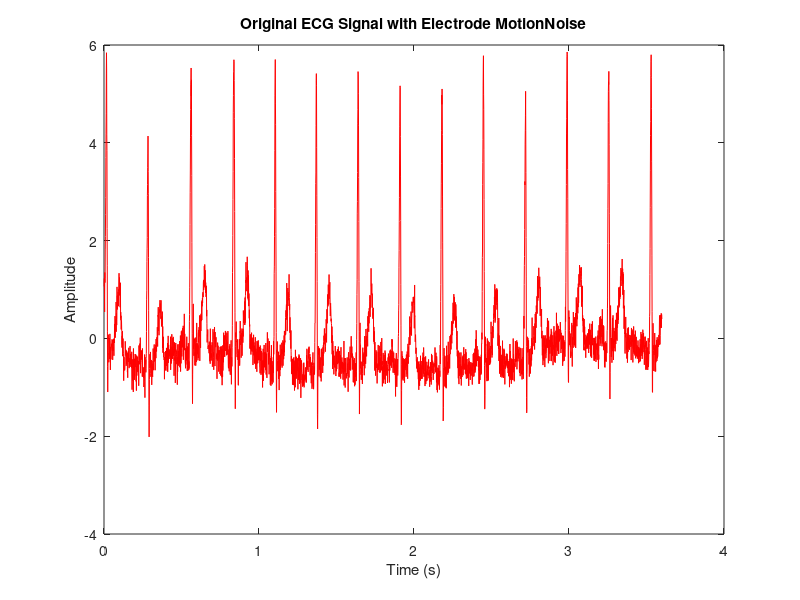
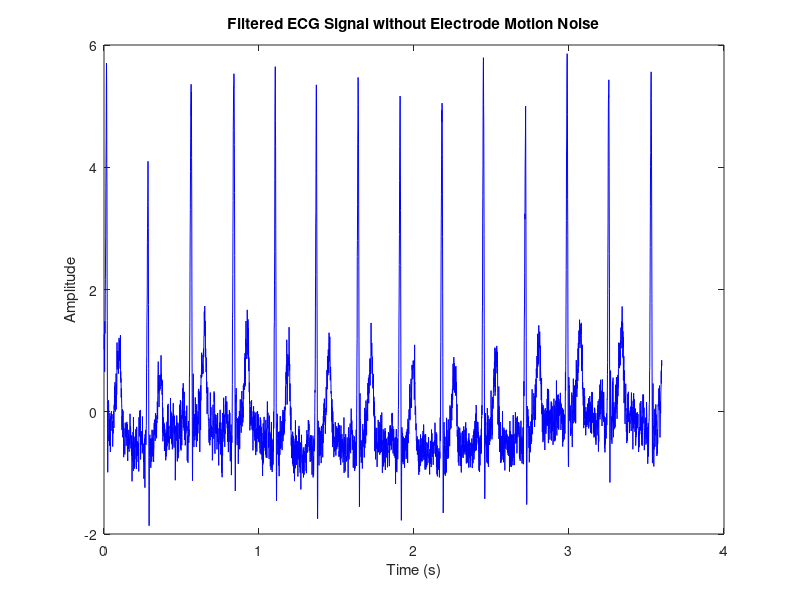

Source code (MATLAB) for these figures, in order:
% Load ECG signal data with electrode motion noise
load('Necg.csv'); % replace with your own ECG signal data

% Define filter parameters
fs = 1000; % sampling frequency (Hz)
f1 = 49; % lower stopband frequency (Hz)
f2 = 51; % upper stopband frequency (Hz)
order = 3; % order of the filter

% Design bandstop filter using Butterworth filter design
[b, a] = butter(order, [f1 f2]/(fs/2), 'stop');

% Apply bandstop filter to ECG signal using filtfilt
ecg_filtered = filtfilt(b, a, Necg);

% Plot original ECG signal with electrode motion noise in red color
t = (0:length(Necg)-1)/fs; % time vector
figure;
plot(t, Necg, 'r');
xlabel('Time (s)');
ylabel('Amplitude');
title('Original ECG Signal with Electrode MotionNoise');

% Plot filtered ECG signal without electrode motion noise in blue color
figure;
plot(t, ecg_filtered, 'b');
xlabel('Time (s)');
ylabel('Amplitude');
title('Filtered ECG Signal without Electrode Motion Noise');
